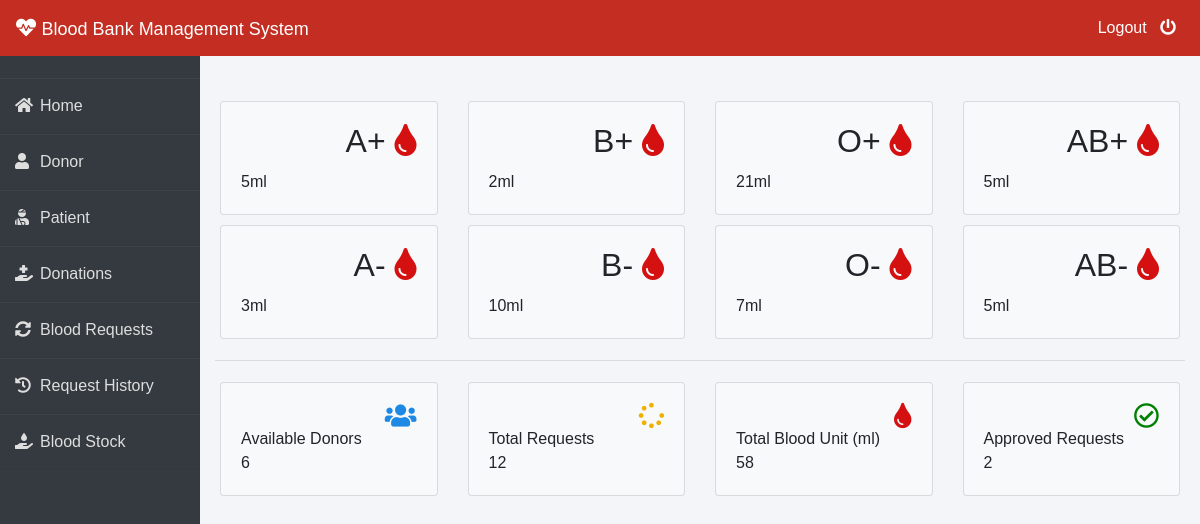
The app's page /admin-dashboard (signed in) with its own data.
### blood/models.py (models this page shows, shortened)
class Stored(models.Model):
    blood_type = models.CharField(max_length=50)
    unites_number = models.PositiveIntegerField(default=0)

### blood/views.py (the view)
# urls.py: path('admin-dashboard', views.admin_dashboard_view,name='admin-dashboard'),
@login_required(login_url='/adminlogin/')
def admin_dashboard_view(request):
    totalunit=models.Stored.objects.aggregate(Sum('unites_number')) # aggregate(),you can make sum,avg,min,max from queryset
    dict={
        'A1':models.Stored.objects.get(blood_type="A+"),
        'A2':models.Stored.objects.get(blood_type="A-"),
        'B1':models.Stored.objects.get(blood_type="B+"),
        'B2':models.Stored.objects.get(blood_type="B-"),
        'AB1':models.Stored.objects.get(blood_type="AB+"),
        'AB2':models.Stored.objects.get(blood_type="AB-"),
        'O1':models.Stored.objects.get(blood_type="O+"),
        'O2':models.Stored.objects.get(blood_type="O-"),
        'totaldonors':dmodels.Donor.objects.all().count(),
        'totalbloodunit':totalunit['unites_number__sum'], # Sum('unites_number') -> unites_number__sum
        'totalrequest':models.RequestBllod.objects.all().count(),
        'totalapprovedrequest':models.RequestBllod.objects.all().filter(status='Approved').count()
    }
    return render(request,'blood/admin_dashboard.html', context=dict)

### templates/blood/admin_dashboard.html
{% extends 'blood/adminbase.html' %}
{% block content %}
<br><br>
<div class="container">
    <div class="row">
        <div class="col-sm-3">
          <div class="card bg-light">
            <div class="card-body">
                <div class="blood">
                    <h2>A+ <i class="fas fa-tint" ></i></h2>
                </div><br><br>
                <div>
                    {{A1.unites_number}}ml
                </div>
            </div>
          </div>
        </div>
        <div class="col-sm-3">
            <div class="card bg-light">
                <div class="card-body">
                    <div class="blood">
                        <h2>B+ <i class="fas fa-tint"></i></h2>
                    </div><br><br>
                    <div>
                      {{B1.unites_number}}ml
                    </div>
                </div>
              </div>
        </div>
        <div class="col-sm-3">
            <div class="card bg-light">
                <div class="card-body">
                    <div class="blood">
                        <h2>O+ <i class="fas fa-tint"></i></h2>
                    </div><br><br>
                    <div>
                      {{O1.unites_number}}ml
                    </div>
                </div>
              </div>
          </div>
          <div class="col-sm-3">
            <div class="card bg-light">
                <div class="card-body">
                    <div class="blood">
                        <h2>AB+ <i class="fas fa-tint"></i></h2>
                    </div><br><br>
                    <div>
                      {{AB1.unites_number}}ml
                    </div>
                </div>
              </div>
          </div>
      </div>
      <div class="row">
        <div class="col-sm-3">
          <div class="card bg-light">
            <div class="card-body">
                <div class="blood">
                    <h2>A- <i class="fas fa-tint"></i></h2>
                </div><br><br>
                <div>
                  {{A2.unites_number}}ml
                </div>
            </div>
          </div>
        </div>
        <div class="col-sm-3">
            <div class="card bg-light">
                <div class="card-body">
                    <div class="blood">
                        <h2>B- <i class="fas fa-tint"></i></h2>
                    </div><br><br>
                    <div>
                      {{B2.unites_number}}ml
                    </div>
                </div>
              </div>
        </div>
        <div class="col-sm-3">
            <div class="card bg-light">
                <div class="card-body">
                    <div class="blood">
                        <h2>O- <i class="fas fa-tint"></i></h2>
                    </div><br><br>
                    <div>
                      {{O2.unites_number}}ml
                    </div>
                </div>
              </div>
          </div>
          <div class="col-sm-3">
            <div class="card bg-light">
                <div class="card-body">
                    <div class="blood">
                        <h2>AB- <i class="fas fa-tint"></i></h2>
                    </div><br><br>
                    <div>
                      {{AB2.unites_number}}ml
                    </div>
                </div>
              </div>
          </div>
      </div>
<hr>
    <div class="row">
      <div class="col-sm-3">
        <div class="card bg-light">
          <div class="card-body">
              <div class="blood">
                  <i class="fas fa-users" style="color: #1e88e5;"></i>
              </div><br>
              <div>
                  Available Donors <br>
                  {{totaldonors}}
              </div>
          </div>
        </div>
      </div>
      <div class="col-sm-3">
          <div class="card bg-light">
              <div class="card-body">
                  <div class="blood">
                      <i class="fas fa-spinner" style="color:#efb000;"></i>
                  </div><br>
                  <div>
                      Total Requests <br>
                     {{totalrequest}}
                  </div>
              </div>
            </div>
      </div>
        <div class="col-sm-3">
          <div class="card bg-light">
              <div class="card-body">
                  <div class="blood">
                      <i class="fas fa-tint xyz" style="color:#d41010;"></i>
                  </div><br>
                  <div>
                      Total Blood Unit (ml) <br>
                      {{totalbloodunit}}
                  </div>
              </div>
            </div>
        </div>
        <div class="col-sm-3">
            <div class="card bg-light">
                <div class="card-body">
                    <div class="blood">
                        <i class="far fa-check-circle" style="color:green;"></i>
                    </div><br>
                    <div>
                        Approved Requests <br>
                        {{totalapprovedrequest}}
                    </div>
                </div>
              </div>
          </div>
    </div>
</div>
{% endblock content %}

### templates/blood/adminbase.html (style rules this page uses)
.row { padding: 5px; }
.fa-tint { color: #d41010 }
.blood { float: right; }
.fa-users { color: blue; font-size: 3ex; }
.fa-spinner { color: blue; font-size: 3ex; }
.fa-check-circle { color: blue; font-size: 3ex; }
.xyz { color: blue; font-size: 3ex; }
* { margin: 0; padding: 0; box-sizing: border-box; list-style: none; text-decoration: none; font-family: 'Josefin Sans', sans-serif; }
body { background-color: #f3f5f9; }

### records on screen
Stored: unites_number "5"
Stored: unites_number "2"
Stored: unites_number "21"
Stored: unites_number "5"
Stored: unites_number "3"
Stored: unites_number "10"
Stored: unites_number "7"
Stored: unites_number "5"

### other values on screen
{{ totaldonors }} "6"
{{ totalrequest }} "12"
{{ totalbloodunit }} "58"
{{ totalapprovedrequest }} "2"
